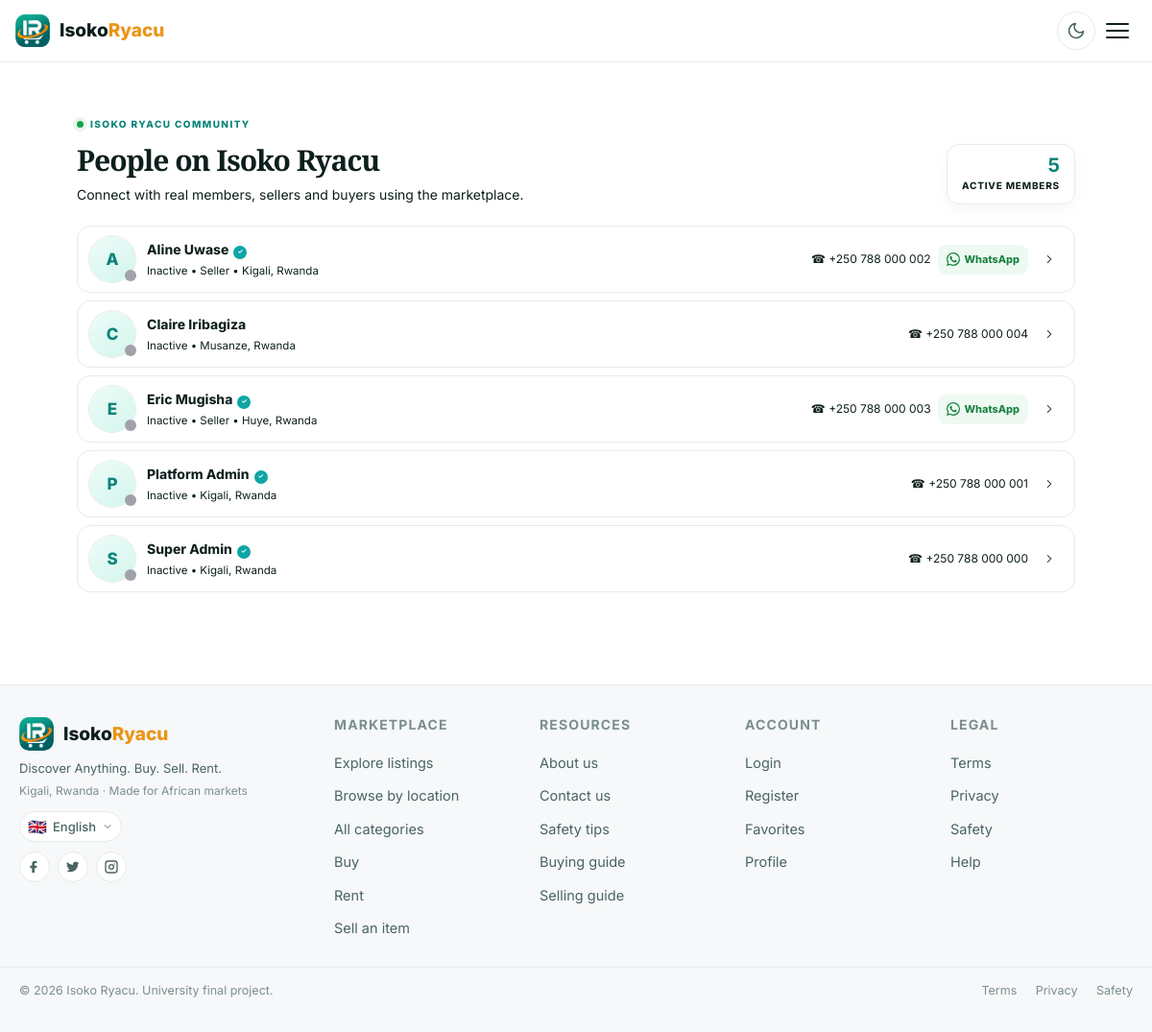
The page /pages/users.php on the database its author committed.
### tables this page shows
CREATE TABLE seller_profiles (
    id                    INT UNSIGNED AUTO_INCREMENT PRIMARY KEY,
    user_id               INT UNSIGNED NOT NULL UNIQUE,
    business_name         VARCHAR(160)  NULL,
    business_description  TEXT          NULL,
    store_logo            VARCHAR(255)  NULL,
    store_banner          VARCHAR(255)  NULL,
    operating_hours       VARCHAR(255)  NULL,
    is_store_active       TINYINT(1)    NOT NULL DEFAULT 1,
    response_rate         TINYINT UNSIGNED NULL DEFAULT 100,
    response_time_hours   INT UNSIGNED  NULL DEFAULT 1,
    rating_average        DECIMAL(3,2)  NULL DEFAULT 0.00,
    rating_count          INT UNSIGNED  NOT NULL DEFAULT 0,
    total_sales           INT UNSIGNED  NOT NULL DEFAULT 0,
    total_rentals         INT UNSIGNED  NOT NULL DEFAULT 0,
    verified_at           TIMESTAMP     NULL,
    social_facebook       VARCHAR(255)  NULL,
    social_twitter        VARCHAR(255)  NULL,
    social_instagram      VARCHAR(255)  NULL,
    social_whatsapp       VARCHAR(40)   NULL,
    created_at            TIMESTAMP     DEFAULT CURRENT_TIMESTAMP,
    updated_at            TIMESTAMP     DEFAULT CURRENT_TIMESTAMP ON UPDATE CURRENT_TIMESTAMP,
    CONSTRAINT fk_sp_user FOREIGN KEY (user_id) REFERENCES users(id) ON DELETE CASCADE,
    INDEX idx_sp_user (user_id)
);

CREATE TABLE users (
    id              INT UNSIGNED AUTO_INCREMENT PRIMARY KEY,
    role_id         INT UNSIGNED NOT NULL,
    full_name       VARCHAR(120)  NOT NULL,
    email           VARCHAR(160)  NOT NULL UNIQUE,
    password_hash   VARCHAR(255)  NOT NULL,
    phone           VARCHAR(30)   NULL,
    whatsapp_number VARCHAR(40)   NULL,
    location        VARCHAR(120)  NULL,              
    bio             TEXT          NULL,
    avatar_path     VARCHAR(255)  NULL,
    is_verified     TINYINT(1)    NOT NULL DEFAULT 0,
    is_seller       TINYINT(1)    NOT NULL DEFAULT 0,
    status          ENUM('active','suspended','pending') NOT NULL DEFAULT 'active',
    reset_token     VARCHAR(64)   NULL,
    reset_expires   DATETIME      NULL,
    created_at      TIMESTAMP     DEFAULT CURRENT_TIMESTAMP,
    updated_at      TIMESTAMP     DEFAULT CURRENT_TIMESTAMP ON UPDATE CURRENT_TIMESTAMP,
    last_seen_at    DATETIME      NULL,
    CONSTRAINT fk_users_role FOREIGN KEY (role_id) REFERENCES roles(id) ON DELETE RESTRICT,
    INDEX idx_users_email (email),
    INDEX idx_users_role (role_id),
    INDEX idx_users_status (status),
    INDEX idx_users_last_seen (last_seen_at)
);

### config/database.php (called while the page is built, shortened)
<?php
function db(): PDO
{
    static $pdo = null;
    if ($pdo === null) {
        $dsn = sprintf(
            'mysql:host=%s;port=%d;dbname=%s;charset=%s',
            DB_HOST,
            DB_PORT,
            DB_NAME,
            DB_CHARSET
        );
        $options = [
            PDO::MYSQL_ATTR_SSL_VERIFY_SERVER_CERT => false,
            PDO::ATTR_ERRMODE            => PDO::ERRMODE_EXCEPTION,
            PDO::ATTR_DEFAULT_FETCH_MODE => PDO::FETCH_ASSOC,
            PDO::ATTR_EMULATE_PREPARES   => false,
            PDO::ATTR_PERSISTENT         => false,
        ];
        try {
            $pdo = new PDO($dsn, DB_USER, DB_PASS, $options);
        } catch (PDOException $e) {
            if (APP_DEBUG) {
                http_response_code(500);
                die('Database connection failed: ' . htmlspecialchars($e->getMessage()));
            }
            http_response_code(500);
            die('We are unable to reach the database right now. Please try again later.');
        }
    }
    return $pdo;
}

### pages/users.php (the view, shortened to what this page needs)
<?php
require_once __DIR__ . '/../includes/functions.php';
require_once __DIR__ . '/../config/database.php';
function fetch_all_public_users(): array {
    $stmt = db()->query("SELECT u.id,u.full_name,u.email,u.phone,u.location,u.bio,u.whatsapp_number,u.avatar_path,u.is_verified,u.is_seller,u.last_seen_at,u.created_at,sp.business_name,sp.social_whatsapp AS seller_whatsapp
        FROM users u LEFT JOIN seller_profiles sp ON sp.user_id=u.id
        WHERE u.status='active'
        ORDER BY (u.last_seen_at >= (NOW() - INTERVAL 5 MINUTE)) DESC, COALESCE(u.last_seen_at,u.created_at) DESC,u.full_name ASC");
    $rows = $stmt->fetchAll();
    foreach ($rows as &$r) {
        $r['online'] = !empty($r['last_seen_at']) && strtotime($r['last_seen_at']) >= time() - 300;
    }
    return $rows;
}
$users = fetch_all_public_users();
require_once __DIR__ . '/../includes/header.php';
?>
<div class="container section--tight community-directory">
    <div class="community-directory__hero">
        <div>
            <span class="community-users-eyebrow"><span class="community-users-eyebrow__dot"></span> ISOKO RYACU COMMUNITY</span>
            <h1 class="section__title">People on Isoko Ryacu</h1>
            <p class="community-directory__lead">Connect with real members, sellers and buyers using the marketplace.</p>
        </div>
        <div class="community-directory__count"><strong><?php echo count($users); ?></strong><span>active members</span></div>
    </div>
    <?php if ($users): ?>
    <div class="community-directory__list">
        <?php foreach ($users as $person):
            $avatar = !empty($person['avatar_path']) ? image_or_default($person['avatar_path']) : '';
            $initial = strtoupper(mb_substr($person['full_name'], 0, 1));
            $wa = preg_replace('/[^0-9]/', '', (string)$person['whatsapp']);
        ?>
        <article class="community-directory-row">
            <a class="community-directory-row__person" href="<?php echo APP_URL; ?>/pages/user-profile.php?id=<?php echo (int)$person['id']; ?>">
                <span class="community-directory-row__avatar-wrap">
                    <?php if ($avatar): ?><img class="community-directory-row__avatar" src="<?php echo e($avatar); ?>" alt="<?php echo e($person['full_name']); ?>" loading="lazy"><?php else: ?><span class="community-directory-row__avatar community-directory-row__avatar--initial"><?php echo e($initial); ?></span><?php endif; ?>
                    <span class="community-directory-row__status <?php echo $person['online'] ? 'is-online' : 'is-inactive'; ?>"></span>
                </span>
                <span class="community-directory-row__identity">
                    <span class="community-directory-row__name"><?php echo e($person['full_name']); ?><?php if ((int)$person['is_verified'] === 1): ?><span class="community-directory-row__verified">✓</span><?php endif; ?></span>
                    <span class="community-directory-row__sub"><?php echo $person['online'] ? 'Online now' : 'Inactive'; ?><?php if ($person['is_seller']): ?> <span>•</span> Seller<?php endif; ?><?php if ($person['location']): ?> <span>•</span> <?php echo e($person['location']); ?><?php endif; ?></span>
                </span>
            </a>
            <span class="community-directory-row__contact"><?php if ($person['phone']): ?><span class="community-directory-row__phone">☎ <?php echo e($person['phone']); ?></span><?php endif; ?><?php if ($wa): ?><a class="community-directory-row__wa" href="https://wa.me/<?php echo e($wa); ?>" target="_blank" rel="noopener noreferrer" title="WhatsApp"><span>WhatsApp</span></a><?php endif; ?><a class="community-directory-row__arrow" href="<?php echo APP_URL; ?>/pages/user-profile.php?id=<?php echo (int)$person['id']; ?>" aria-label="View profile"><svg viewBox="0 0 24 24"><path d="M9 18l6-6-6-6"/></svg></a></span>
        </article>
        <?php endforeach; ?>
    </div>
    <?php else: ?>
        <div class="empty-state"><p>No active users to display yet.</p></div>
    <?php endif; ?>
</div>
<?php require_once __DIR__ . '/../includes/footer.php'; ?>

### rows shown on the page
seller_profiles: user.full_name "A", user.full_name "Aline Uwase", shows "Seller", user.location "Kigali, Rwanda", user.phone "+250 788 000 002"
users: full_name "C", full_name "Claire Iribagiza", location "Musanze, Rwanda", phone "+250 788 000 004"
seller_profiles: user.full_name "E", user.full_name "Eric Mugisha", shows "Seller", user.location "Huye, Rwanda", user.phone "+250 788 000 003"
users: full_name "P", full_name "Platform Admin", location "Kigali, Rwanda", phone "+250 788 000 001"
users: full_name "S", full_name "Super Admin", location "Kigali, Rwanda", phone "+250 788 000 000"

### other values the page prints
count($users) "5"
APP_TAGLINE "Discover Anything. Buy. Sell. Rent."
t('footer.made_for') "Kigali, Rwanda · Made for African markets"
$current['flag'] "🇬🇧"
$current['native'] "English"
t('footer.marketplace') "MARKETPLACE"
t('footer.explore_listings') "Explore listings"
t('locations.title') "Browse by location"
t('footer.all_categories') "All categories"
t('footer.buy') "Buy"
t('footer.rent') "Rent"
t('footer.sell_item') "Sell an item"
t('footer.resources') "RESOURCES"
t('footer.about') "About us"
t('footer.contact_us') "Contact us"
